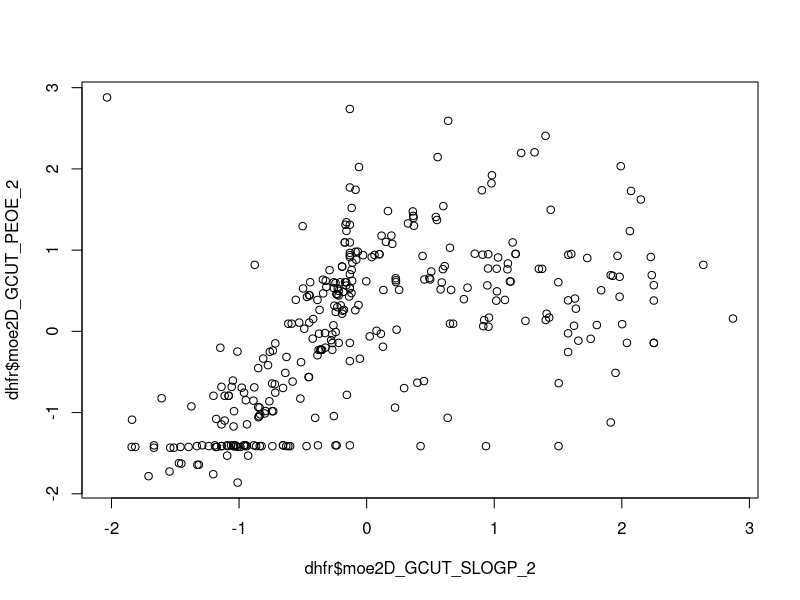
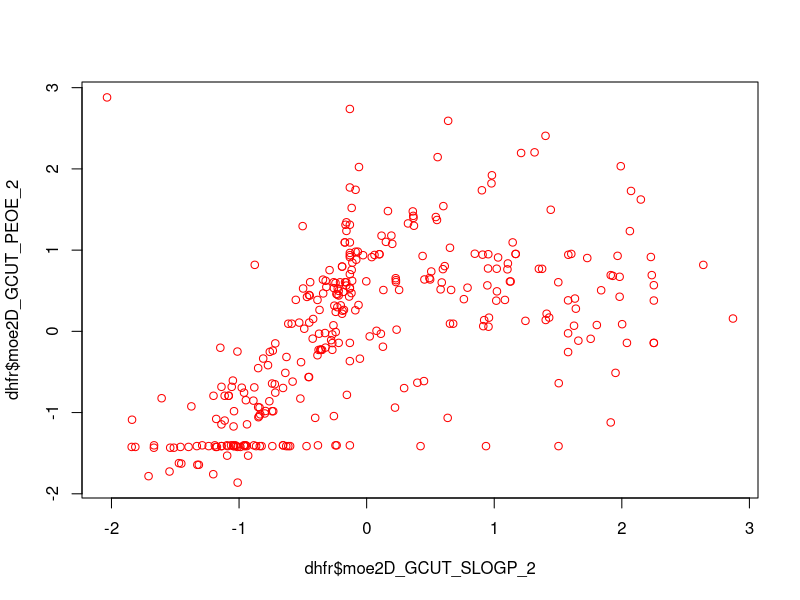
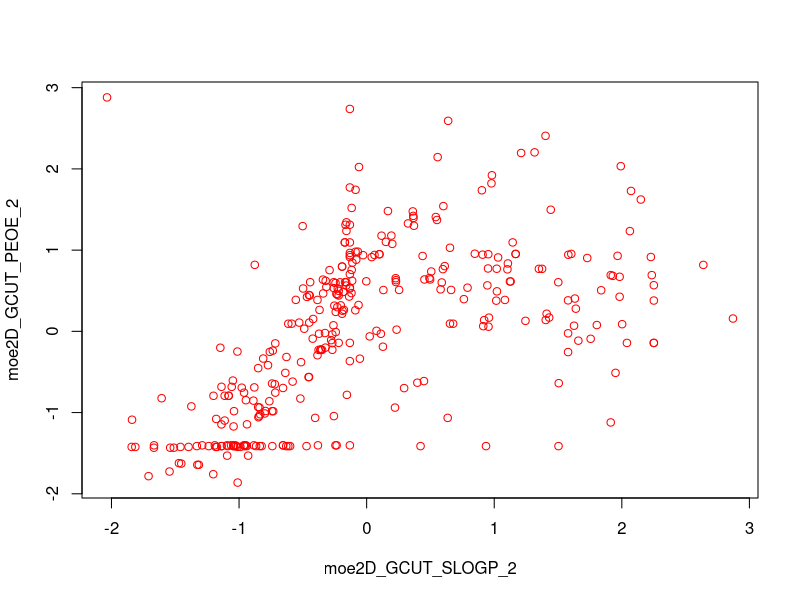
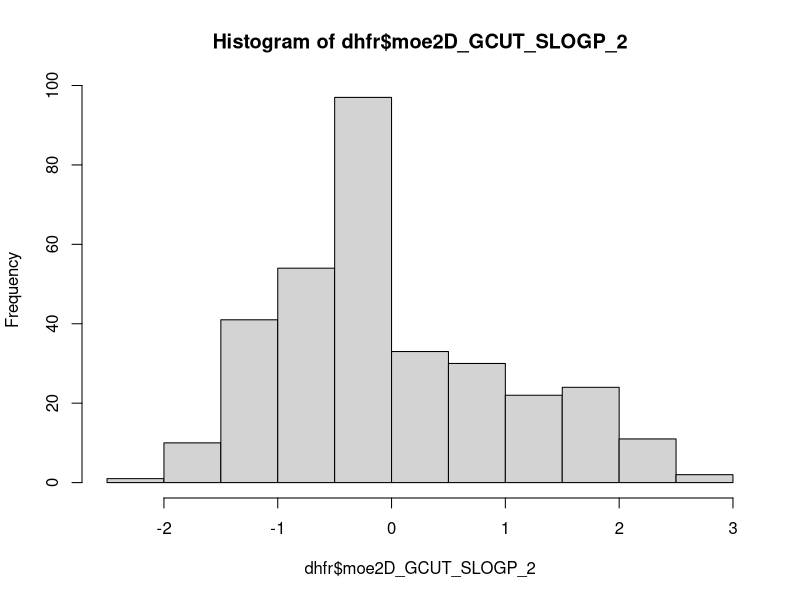
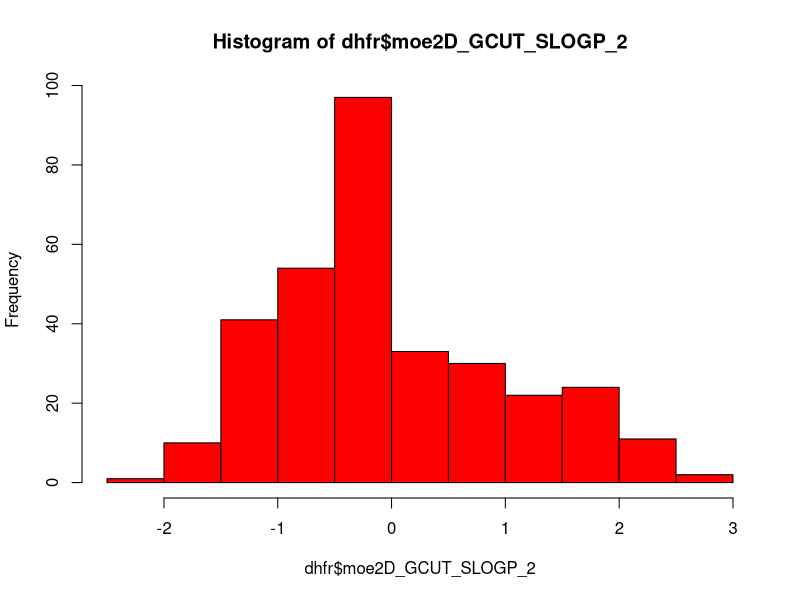

Write the R code that produced these figures, in order. (Note: this script raises an error after producing the figures.)
#######################
# Loading DHFR data set
#######################

# Method 1

library(caret)
data(dhfr)

# View the data
View(dhfr)

############################
# Display Summary Statistics
############################

# head() / tail()
head(dhfr,4)
tail(dhfr,4)

# summary()
summary(dhfr)
summary(dhfr$Y) # Check active and inactive

# Check to see if there are missing data
sum(is.na(dhfr))

# skimr() - expands on summary()by providing larger set of statistics
# Install.packages("skimr")
# https://github.com/ropensci/skimr

library(skimr)

skim(dhfr) # Perform skim to display summary statistics

# Group data by Y (biological activity) then perform skim
dhfr %>%
  dplyr::group_by(Y) %>%
  skim()


############################
# Quick data visualization
#
# R base plot()
############################


# Scatter plot
plot(dhfr$moe2D_GCUT_SLOGP_2, dhfr$moe2D_GCUT_PEOE_2)

plot(dhfr$moe2D_GCUT_SLOGP_2, dhfr$moe2D_GCUT_PEOE_2,col = "red")   # Makes red circles

plot(dhfr$moe2D_GCUT_SLOGP_2, dhfr$moe2D_GCUT_PEOE_2,col = "red", xlab = "moe2D_GCUT_SLOGP_2", ylab = "moe2D_GCUT_PEOE_2")  # Makes red circles + Add x and y axis lables

# Histogram
hist(dhfr$moe2D_GCUT_SLOGP_2)
hist(dhfr$moe2D_GCUT_SLOGP_2,col = "red") # Makes red bars

# Feature plots
# https://www,machinelearningplus.com/machine.learning//caret.package
FeaturePlot(x = dhfr[,2:5],
            y = dhfr$Y,
            plot = "box",
            strip=strip.custom(par.strip.text.list(cex=,7)),
            scales = list(x = list(relation= "free"),
                          y = list(relation="free")))